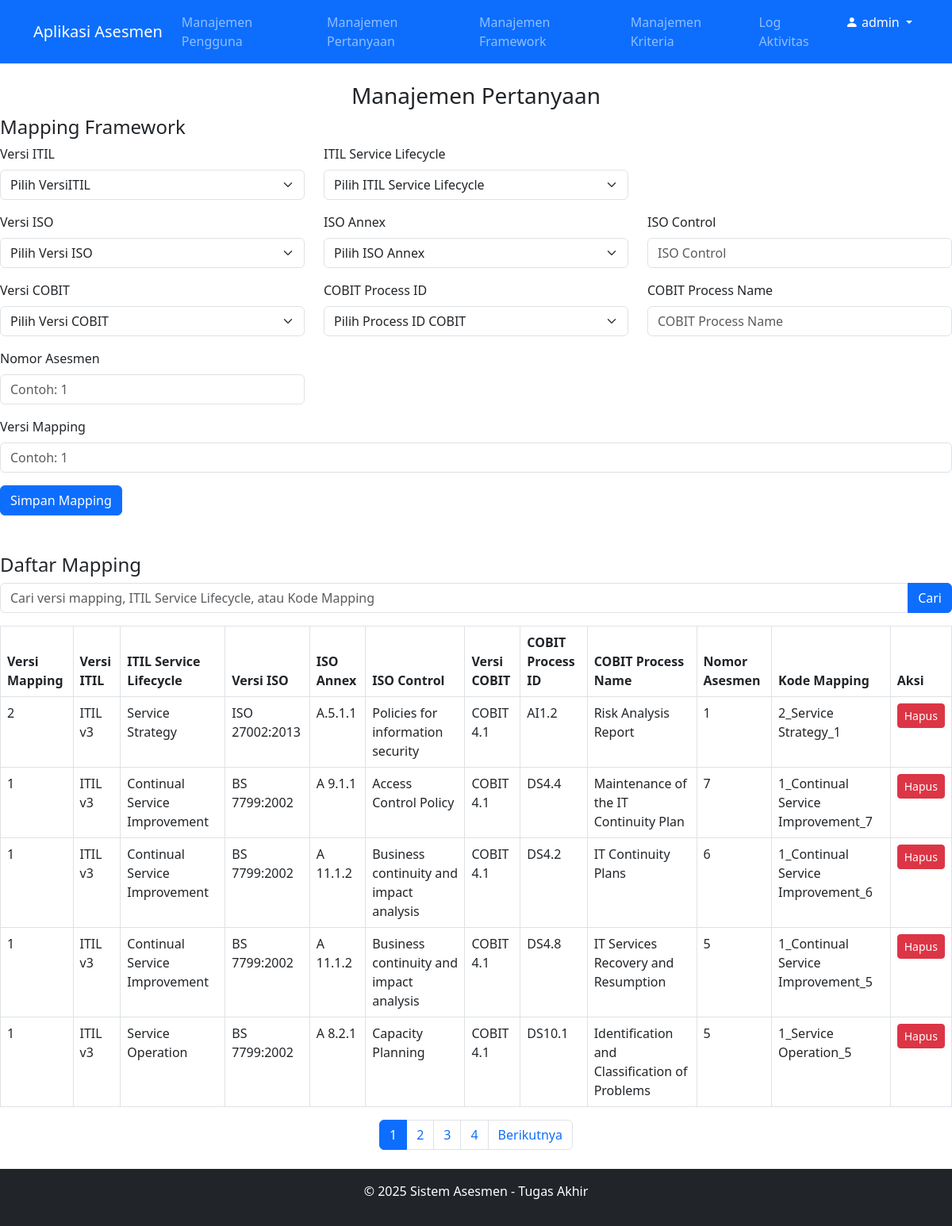
Page /views/admin/manage_pertanyaan.php (signed in) on the committed database.
### tables this page shows
CREATE TABLE `mapping_standard` (
  `id` int(11) NOT NULL,
  `mapping_version` varchar(50) NOT NULL,
  `itil_version` varchar(50) NOT NULL,
  `itil_service_lifecycle` varchar(255) DEFAULT NULL,
  `cobit_process_id` varchar(50) DEFAULT NULL,
  `cobit_process_name` varchar(255) DEFAULT NULL,
  `nomor_audit` int(11) NOT NULL,
  `kode_mapping` varchar(255) NOT NULL,
  `cobit_version` varchar(50) NOT NULL,
  `iso_annex` varchar(50) DEFAULT NULL,
  `iso_control` text,
  `iso_version` varchar(50) NOT NULL,
  `created_at` timestamp NOT NULL DEFAULT CURRENT_TIMESTAMP
);

### views/admin/manage_pertanyaan.php (the view, shortened to what this page needs)
<?php
include '../../includes/db.php';
include '../../includes/header.php';
$page = isset($_GET['page']) ? (int)$_GET['page'] : 1;
$limit = 5;
$offset = ($page - 1) * $limit;
$total_rows_query = "SELECT COUNT(*) AS total FROM mapping_standard";
$query = "SELECT * FROM mapping_standard ORDER BY created_at DESC LIMIT $limit OFFSET $offset";
$search = isset($_GET['search']) ? $conn->real_escape_string($_GET['search']) : '';
if (!empty($search)) {
    $query = "SELECT * FROM mapping_standard
              WHERE mapping_version LIKE '%$search%'
                 OR itil_service_lifecycle LIKE '%$search%'
                 OR kode_mapping LIKE '%$search%'
              ORDER BY created_at DESC LIMIT $limit OFFSET $offset";
    $total_rows_query = "SELECT COUNT(*) AS total FROM mapping_standard
                         WHERE mapping_version LIKE '%$search%'
                            OR itil_service_lifecycle LIKE '%$search%'
                            OR kode_mapping LIKE '%$search%'";
} else {
    $query = "SELECT * FROM mapping_standard ORDER BY created_at DESC LIMIT $limit OFFSET $offset";
    $total_rows_query = "SELECT COUNT(*) AS total FROM mapping_standard";
}
$total_rows_result = $conn->query($total_rows_query);
$total_rows = $total_rows_result->fetch_assoc()['total'];
$total_pages = ceil($total_rows / $limit);
$result = $conn->query($query);
?>
<h3 class="text-center">Manajemen Pertanyaan</h3>
<h4>Mapping Framework</h4>
<form method="POST" action="">
    <div class="row mb-3">
        <div class="col-md-4">
            <label for="itil_version" class="form-label">Versi ITIL</label>
            <select name="itil_version" id="itil_version" class="form-select" onchange="this.form.submit()" required>
                <option value="" disabled selected>Pilih VersiITIL</option>
            </select>
        </div>
        <div class="col-md-4">
            <label for="itil_service_lifecycle" class="form-label">ITIL Service Lifecycle</label>
            <select name="itil_service_lifecycle" id="itil_service_lifecycle" class="form-select" required>
                <option value="" disabled selected>Pilih ITIL Service Lifecycle</option>
            </select>
        </div>
    </div>
    <div class="row mb-3">
        <div class="col-md-4">
            <label for="iso_version" class="form-label">Versi ISO</label>
            <select name="iso_version" id="iso_version" class="form-select" onchange="this.form.submit()" required>
                <option value="" disabled selected>Pilih Versi ISO</option>
            </select>
        </div>
        <div class="col-md-4">
            <label for="iso_annex" class="form-label">ISO Annex</label>
            <select name="iso_annex" id="iso_annex" class="form-select" required>
                <option value="" disabled selected>Pilih ISO Annex</option>
            </select>
        </div>
        <div class="col-md-4">
            <label for="iso_control" class="form-label">ISO Control</label>
            <input type="text" name="iso_control" id="iso_control" class="form-control" placeholder="ISO Control" readonly required>
        </div>
    </div>
    <div class="row mb-3">
        <div class="col-md-4">
            <label for="cobit_version" class="form-label">Versi COBIT</label>
            <select name="cobit_version" id="cobit_version" class="form-select" onchange="this.form.submit()" required>
                <option value="" disabled selected>Pilih Versi COBIT</option>
            </select>
        </div>
        <div class="col-md-4">
            <label for="cobit_process_id" class="form-label">COBIT Process ID</label>
            <select name="cobit_process_id" id="cobit_process_id" class="form-select" required>
                <option value="" disabled selected>Pilih Process ID COBIT</option>
            </select>
        </div>
        <div class="col-md-4">
            <label for="cobit_process_name" class="form-label">COBIT Process Name</label>
            <input type="text" name="cobit_process_name" id="cobit_process_name" class="form-control" placeholder="COBIT Process Name" readonly required>
        </div>
    </div>
    <div class="row mb-3">
        <div class="col-md-4">
            <label for="nomor_audit" class="form-label">Nomor Asesmen</label>
            <input type="number" name="nomor_audit" id="nomor_audit" class="form-control" placeholder="Contoh: 1" required>
        </div>
    </div>
    <div class="row mb-3">
        <div class="col-md-12">
            <label for="mapping_version" class="form-label">Versi Mapping</label>
            <input type="text" name="mapping_version" id="mapping_version" class="form-control" placeholder="Contoh: 1" required>
        </div>
    </div>
    <button type="submit" name="save_mapping" class="btn btn-primary">Simpan Mapping</button>
</form>
<h4 class="mt-5">Daftar Mapping</h4>
<form method="GET" class="mb-3">
    <div class="input-group">
        <input type="text" name="search" class="form-control" placeholder="Cari versi mapping, ITIL Service Lifecycle, atau Kode Mapping" value="<?php echo htmlspecialchars($search); ?>">
        <button type="submit" class="btn btn-primary">Cari</button>
    </div>
</form>
<table class="table table-bordered">
    <thead>
        <tr>
            <th>Versi Mapping</th>
            <th>Versi ITIL</th>
            <th>ITIL Service Lifecycle</th>
            <th>Versi ISO</th>
            <th>ISO Annex</th>
            <th>ISO Control</th>
            <th>Versi COBIT</th>
            <th>COBIT Process ID</th>
            <th>COBIT Process Name</th>
            <th>Nomor Asesmen</th>
            <th>Kode Mapping</th>
            <th>Aksi</th>
        </tr>
    </thead>
    <tbody>
        <?php if ($result && $result->num_rows > 0): ?>
            <?php while ($row = $result->fetch_assoc()): ?>
                <tr>
                    <td><?php echo htmlspecialchars($row['mapping_version']); ?></td>
                    <td><?php echo htmlspecialchars($row['itil_version']); ?></td>
                    <td><?php echo htmlspecialchars($row['itil_service_lifecycle']); ?></td>
                    <td><?php echo htmlspecialchars($row['iso_version']); ?></td>
                    <td><?php echo htmlspecialchars($row['iso_annex']); ?></td>
                    <td><?php echo htmlspecialchars($row['iso_control']); ?></td>
                    <td><?php echo htmlspecialchars($row['cobit_version']); ?></td>
                    <td><?php echo htmlspecialchars($row['cobit_process_id']); ?></td>
                    <td><?php echo htmlspecialchars($row['cobit_process_name']); ?></td>
                    <td><?php echo htmlspecialchars($row['nomor_audit']); ?></td>
                    <td><?php echo htmlspecialchars($row['kode_mapping']); ?></td>
                    <td>
                        <a href="?delete_mapping_id=<?php echo $row['id']; ?>" class="btn btn-danger btn-sm">Hapus</a>
                    </td>
                </tr>
            <?php endwhile; ?>
        <?php else: ?>
            <tr>
                <td colspan="12" class="text-center">Tidak ada data yang ditemukan.</td>
            </tr>
        <?php endif; ?>
    </tbody>
</table>
<nav>
    <ul class="pagination justify-content-center">
        <?php for ($i = 1; $i <= $total_pages; $i++): ?>
            <li class="page-item <?php echo $i == $page ? 'active' : ''; ?>">
                <a class="page-link" href="?page=<?php echo $i; ?>&search=<?php echo htmlspecialchars($search); ?>"><?php echo $i; ?></a>
            </li>
        <?php endfor; ?>
        <?php if ($page < $total_pages): ?>
            <li class="page-item">
                <a class="page-link" href="?page=<?php echo $page + 1; ?>&search=<?php echo htmlspecialchars($search); ?>">Berikutnya</a>
            </li>
        <?php endif; ?>
    </ul>
</nav>
<?php include '../../includes/footer.php'; ?>

### includes/header.php (shortened to what this page needs)
<!DOCTYPE html>
<html lang="en">
<head>
    <link href="https://cdn.jsdelivr.net/npm/bootstrap@5.3.0/dist/css/bootstrap.min.css" rel="stylesheet">
    <link href="https://cdn.jsdelivr.net/npm/bootstrap-icons/font/bootstrap-icons.css" rel="stylesheet">
</head>
<body>
<nav class="navbar navbar-expand-lg navbar-dark bg-primary">
    <div class="container">
        <a class="navbar-brand" href="/tugasakhir/views/homepage.php">Aplikasi Asesmen</a>
        <?php if (isset($_SESSION['user'])): ?>
            <div class="collapse navbar-collapse" id="navbarNav">
                <ul class="navbar-nav ms-auto">
                    <?php if ($_SESSION['role'] === 'Admin'): ?>
                        <li class="nav-item"><a class="nav-link" href="/tugasakhir/views/admin/manage_users.php">Manajemen Pengguna</a></li>
                        <li class="nav-item"><a class="nav-link" href="/tugasakhir/views/admin/manage_pertanyaan.php">Manajemen Pertanyaan</a></li>
                        <li class="nav-item"><a class="nav-link" href="/tugasakhir/views/admin/manage_framework.php">Manajemen Framework</a></li>
                        <li class="nav-item"><a class="nav-link" href="/tugasakhir/views/admin/manage_kriteria.php">Manajemen Kriteria</a></li>
                        <li class="nav-item"><a class="nav-link" href="/tugasakhir/views/admin/log_aktivitas.php">Log Aktivitas</a></li>
                    <?php endif; ?>
                    <li class="nav-item dropdown">
                        <a class="nav-link dropdown-toggle text-white" href="#" id="userDropdown" role="button" data-bs-toggle="dropdown" aria-expanded="false">
                            <i class="bi bi-person-fill"></i> <?php echo htmlspecialchars($_SESSION['user']); ?>
                        </a>
                    </li>
                </ul>
            </div>
        <?php endif; ?>
    </div>
</nav>

### includes/footer.php (shortened to what this page needs)
<footer class="bg-dark text-white text-center py-3 mt-4 ">
    <p>&copy; 2025 Sistem Asesmen - Tugas Akhir</p>
</footer>
</body>
</html>

### rows in the picture
mapping_standard: mapping_version "2", itil_version "ITIL v3", itil_service_lifecycle "Service Strategy", iso_version "ISO 27002:2013", iso_annex "A.5.1.1", iso_control "Policies for information security", cobit_version "COBIT 4.1", cobit_process "AI1.2", cobit_process_name "Risk Analysis Report", nomor_audit "1", kode_mapping "2_Service Strategy_1"
mapping_standard: mapping_version "1", itil_version "ITIL v3", itil_service_lifecycle "Continual Service Improvement", iso_version "BS 7799:2002", iso_annex "A 9.1.1", iso_control "Access Control Policy", cobit_version "COBIT 4.1", cobit_process "DS4.4", cobit_process_name "Maintenance of the IT Continuity Plan", nomor_audit "7", kode_mapping "1_Continual Service Improvement_7"
mapping_standard: mapping_version "1", itil_version "ITIL v3", itil_service_lifecycle "Continual Service Improvement", iso_version "BS 7799:2002", iso_annex "A 11.1.2", iso_control "Business continuity and impact analysis", cobit_version "COBIT 4.1", cobit_process "DS4.2", cobit_process_name "IT Continuity Plans", nomor_audit "6", kode_mapping "1_Continual Service Improvement_6"
mapping_standard: mapping_version "1", itil_version "ITIL v3", itil_service_lifecycle "Continual Service Improvement", iso_version "BS 7799:2002", iso_annex "A 11.1.2", iso_control "Business continuity and impact analysis", cobit_version "COBIT 4.1", cobit_process "DS4.8", cobit_process_name "IT Services Recovery and Resumption", nomor_audit "5", kode_mapping "1_Continual Service Improvement_5"
mapping_standard: mapping_version "1", itil_version "ITIL v3", itil_service_lifecycle "Service Operation", iso_version "BS 7799:2002", iso_annex "A 8.2.1", iso_control "Capacity Planning", cobit_version "COBIT 4.1", cobit_process "DS10.1", cobit_process_name "Identification and Classification of Problems", nomor_audit "5", kode_mapping "1_Service Operation_5"

### other values in the picture
$_SESSION['user'] "admin"
